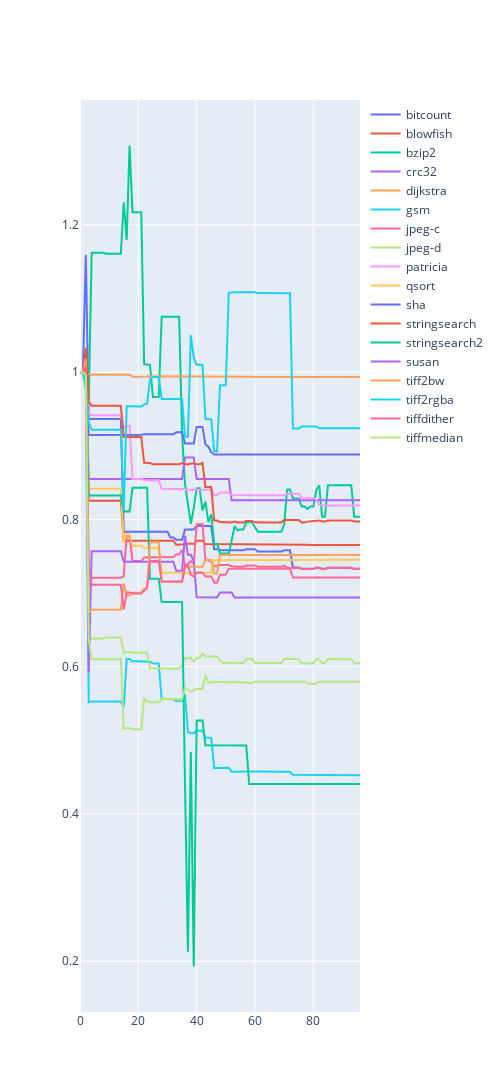

The notebook cell this image was saved under:
### Code cell
import plotly.graph_objects as go


fig = go.Figure()

for name, data in results.items():
    if len(data) > 0:
        np_data = np.array(data)
        fig.add_trace(go.Scatter(y=np_data / np_data[0],
                    mode='lines',
                    # mode='lines+markers',
                    name=name))
fig.update_layout(
    # width=1750, height=1000
    width=500, height=1500
)
fig.show()
